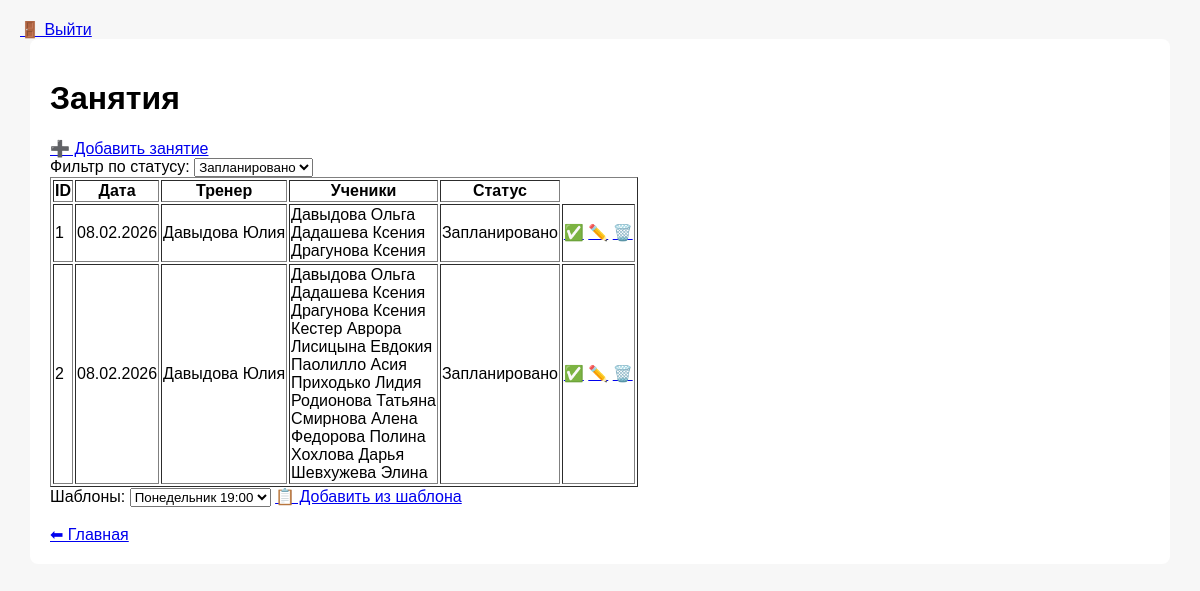
The app's page /lessons (signed in), older data.
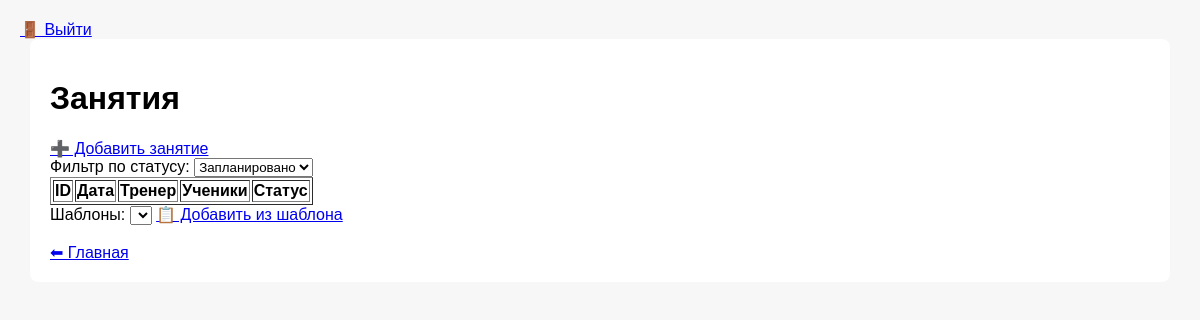
The same page, newer data.
### tables this page shows
CREATE TABLE lessons
                   (
                       id INTEGER PRIMARY KEY AUTOINCREMENT,
                       date TEXT NOT NULL,
                       coach_id INTEGER NOT NULL,
                       student_ids TEXT,
                       status TEXT NOT NULL
                   );

CREATE TABLE coaches
                   (
                       id INTEGER PRIMARY KEY AUTOINCREMENT,
                       first_name TEXT NOT NULL,
                       last_name TEXT NOT NULL,
                       middle_name TEXT,
                       contacts TEXT,
                       birthday TEXT,
                       lessons_count INTEGER,
                       lessons_paid INTEGER,
                       student_payment INTEGER,
                       additional_info TEXT,
                       creation_date TEXT
                   );

CREATE TABLE students
                   (
                       id INTEGER PRIMARY KEY AUTOINCREMENT,
                       first_name TEXT NOT NULL,
                       last_name TEXT NOT NULL,
                       middle_name TEXT,
                       contacts TEXT,
                       birthday TEXT,
                       lessons_count INTEGER,
                       additional_info TEXT,
                       creation_date TEXT
                   );

### app.py (the view)
    def wrapper(*args, **kwargs):
        if "user" not in session:
            return redirect(url_for("login"))
        return fn(*args, **kwargs)

### app.py (called while the page is built)
def login_required(fn):
    def wrapper(*args, **kwargs):
        if "user" not in session:
            return redirect(url_for("login"))
        return fn(*args, **kwargs)
    wrapper.__name__ = fn.__name__
    return wrapper

@app.route("/lessons")
@login_required
def lessons():
    status_filter = request.args.get("status_filter")
    if status_filter is None:
        status_filter = "Запланировано"
    if status_filter == "Все":
        lessons = db.get_all_lessons()
    else:
        lessons = db.get_lessons_filtered_by_status(status_filter)
    students = db.get_all_students()
    coaches = db.get_all_coaches()
    lesson_templates = db.get_all_lesson_templates()
    return render_template("lessons.html", lessons=lessons, students=students, coaches=coaches,
        lesson_templates=lesson_templates, status_filter=status_filter)

@app.template_filter("ru_date")
@login_required
def ru_date(value):
    if not value:
        return ""
    for fmt in ("%Y.%m.%d", "%Y-%m-%d"):
        try:
            return datetime.strptime(value, fmt).strftime("%d.%m.%Y")
        except ValueError:
            pass
    return value  # если формат неожиданный

### templates/lessons.html (shortened to what this page needs)
{% extends "base.html" %}
{% block content %}
<h1>Занятия</h1>
<a href="{{ url_for('add_lesson') }}">➕ Добавить занятие</a>
<form method="get" action="{{ url_for('lessons') }}">
    <label for="status_filter">Фильтр по статусу:</label>
    <select name="status_filter" id="status_filter" onchange="this.form.submit()">
        <option value="Запланировано" {% if status_filter=='Запланировано' %}selected{% endif %}>Запланировано</option>
    </select>
</form>
<table border="1">
<tr>
  <th>ID</th>
  <th>Дата</th>
  <th>Тренер</th>
  <th>Ученики</th>
  <th>Статус</th>
</tr>
{% for l in lessons %}
<tr>
  <td>{{ l.id }}</td>
  <td>{{ l.date | ru_date }}</td>
  <td>
    {% for c in coaches %}
      {% if c.id == l.coach_id %}
        {{ c.last_name }} {{ c.first_name }}
      {% endif %}
    {% endfor %}
  </td>
<td>
  {% set ids = l.student_ids.split(',') %}
  {% for s in students %}
    {% if s.id|string in ids %}
      {{ s.last_name }} {{ s.first_name }}<br>
    {% endif %}
  {% endfor %}
</td>
  <td>{{ l.status }}</td>
  <td>
    <a href="{{ url_for('lesson_done', lesson_id=l.id) }}" title="Состоялось">✅</a>
    <a href="{{ url_for('edit_lesson', lesson_id=l.id) }}" title="Редактировать">✏️</a>
    <a href="{{ url_for('delete_lesson', lesson_id=l.id) }}" title="Удалить">🗑️</a>
  </td>
</tr>
{% endfor %}
</table>
Шаблоны:
<select id="lesson_template_select">
    {% for l in lesson_templates %}
        <option value="{{ l.id }}">{{ l.template_name }}</option>
    {% endfor %}
</select>
<a href="#" class="btn" onclick="addFromTemplate()">📋 Добавить из шаблона</a>
<br>
<br>
<a href="{{ url_for('index') }}">⬅ Главная</a>
{% endblock %}

Row changes from the older to the newer data that the page shows:
removed lessons: id "1", date|ru_date "08.02.2026", status "Запланировано"
no longer on this page (row edited): coaches: last_name "Давыдова", first_name "Юлия"
no longer on this page (row edited): students: last_name "Давыдова", first_name "Ольга"
no longer on this page (row edited): students: last_name "Дадашева", first_name "Ксения"
no longer on this page (row edited): students: last_name "Драгунова", first_name "Ксения"
removed lessons: id "2", date|ru_date "08.02.2026", status "Запланировано"
no longer on this page (row edited): students: last_name "Кестер", first_name "Аврора", shown under "2"
no longer on this page (row edited): students: last_name "Лисицына", first_name "Евдокия", shown under "2"
no longer on this page (row edited): students: last_name "Паолилло", first_name "Асия", shown under "2"
no longer on this page (row edited): students: last_name "Приходько", first_name "Лидия", shown under "2"
no longer on this page (row edited): students: last_name "Родионова", first_name "Татьяна", shown under "2"
no longer on this page (row edited): students: last_name "Смирнова", first_name "Алена", shown under "2"
no longer on this page (row edited): students: last_name "Федорова", first_name "Полина", shown under "2"
no longer on this page (row edited): students: last_name "Хохлова", first_name "Дарья", shown under "2"
no longer on this page (row edited): students: last_name "Шевхужева", first_name "Элина", shown under "2"
Text that changed along with them:
form field value: "Понедельник 19:00" → (not shown)
